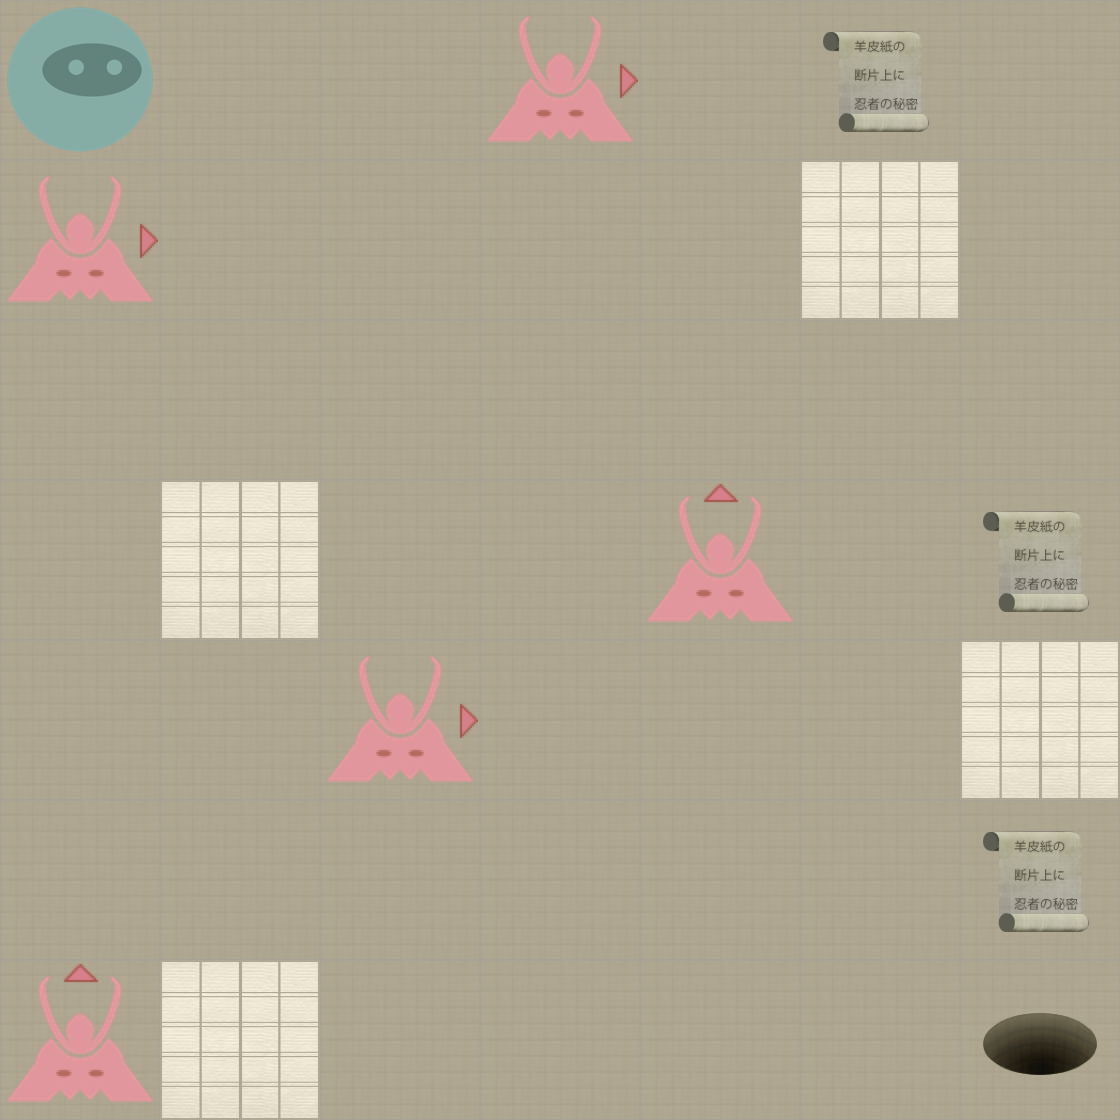

This is a level from a 2D game, rendered from its Tiled map with the project's own tilesets. A one-line summary and the map file follow, with tile-layer data summarised:
An orthogonal 7x7 tile map with 160x160 px tiles, 2 tile layers (Level, Actors).

<map version="1.0" orientation="orthogonal" width="7" height="7" tilewidth="160" tileheight="160">
 <properties>
  <property name="moves" value="12" />
 </properties>
 <tileset firstgid="1" name="tiles" tilewidth="160" tileheight="160" spacing="2" margin="2">
  <image source="tiles-ipadhd.png" width="1024" height="1024" />
  <tile id="0">
   <properties>
    <property name="actor" value="exit" />
   </properties>
  </tile>
  <tile id="2">
   <properties>
    <property name="actor" value="guard" />
    <property name="direction" value="down" />
   </properties>
  </tile>
  <tile id="3">
   <properties>
    <property name="actor" value="guard" />
    <property name="direction" value="left" />
   </properties>
  </tile>
  <tile id="4">
   <properties>
    <property name="actor" value="guard" />
    <property name="direction" value="right" />
   </properties>
  </tile>
  <tile id="5">
   <properties>
    <property name="actor" value="guard" />
    <property name="direction" value="up" />
   </properties>
  </tile>
  <tile id="7">
   <properties>
    <property name="actor" value="player" />
   </properties>
  </tile>
  <tile id="8">
   <properties>
    <property name="actor" value="scroll" />
   </properties>
  </tile>
  <tile id="9">
   <properties>
    <property name="wall" value="1" />
   </properties>
  </tile>
 </tileset>
 <layer name="Level" width="7" height="7">
  <data>[49 cells, 49 non-empty, 2 distinct tile ids]</data>
 </layer>
 <layer name="Actors" width="7" height="7">
  <data>[49 cells, 10 non-empty, 5 distinct tile ids]</data>
 </layer>
</map>
